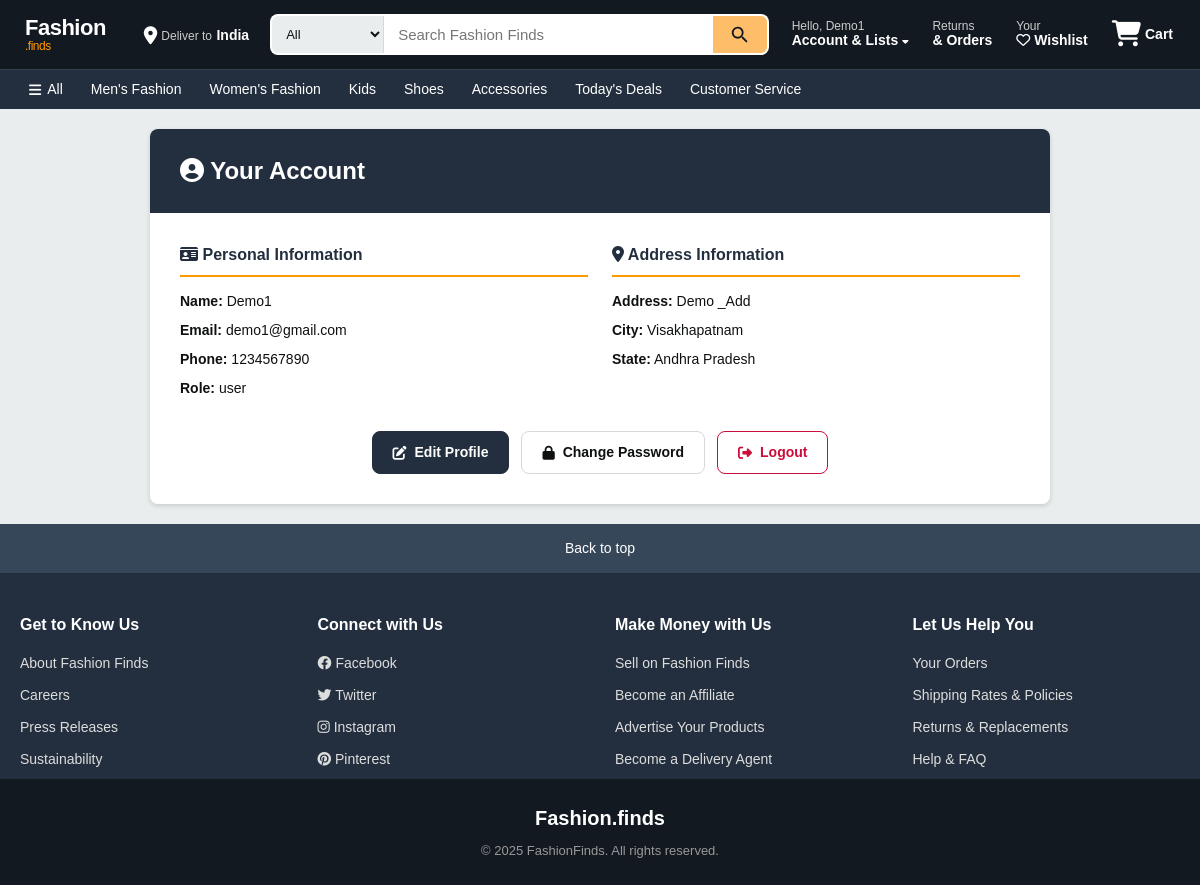
The app's page /auth/account (signed in) with its own data.
### app/models.py (models this page shows, shortened)
class User(db.Model, UserMixin):
    __tablename__ = 'users'
    id = db.Column(db.Integer, primary_key=True)
    name = db.Column(db.String(100), nullable=False)
    phone = db.Column(db.String(15), nullable=False)
    email = db.Column(db.String(100), unique=True, nullable=False)
    password = db.Column(db.String(255), nullable=False)
    address = db.Column(db.Text, nullable=False)
    state = db.Column(db.String(50), nullable=False)
    city = db.Column(db.String(50), nullable=False)
    pincode = db.Column(db.String(10), nullable=False)
    reset_token = db.Column(db.String(255), nullable=True)
    reset_token_expiry = db.Column(db.DateTime, nullable=True)
    approved = db.Column(db.Boolean, default=False)
    role = db.Column(db.String(10), nullable=False)

### app/auth.py (the view)
@auth_bp.route("/account")
@login_required
def account():
    return render_template("account.html", user=current_user)

### app/templates/account.html (shortened to what this page needs)
{% extends 'base.html' %}
{% block content %}
<div class="account-container">
    <div class="account-card">
        <div class="account-header">
            <h3><i class="fas fa-user-circle"></i> Your Account</h3>
        </div>
        <div class="account-body">
            <div class="account-row">
                <div class="account-column">
                    <h5 class="account-subtitle"><i class="fas fa-id-card"></i> Personal Information</h5>
                    <div class="account-details">
                        <p><strong>Name:</strong> {{ current_user.name }}</p>
                        <p><strong>Email:</strong> {{ current_user.email }}</p>
                        <p><strong>Phone:</strong> {{ current_user.phone }}</p>
                        <p><strong>Role:</strong> {{ current_user.role }}</p>
                    </div>
                </div>
                <div class="account-column">
                    <h5 class="account-subtitle"><i class="fas fa-map-marker-alt"></i> Address Information</h5>
                    <div class="account-details">
                        <p><strong>Address:</strong> {{ current_user.address }}</p>
                        <p><strong>City:</strong> {{ current_user.city }}</p>
                        <p><strong>State:</strong> {{ current_user.state }}</p>
                    </div>
                </div>
            </div>
            <div class="account-actions">
                <a href="{{ url_for('auth.update_profile') }}" class="account-button account-button-primary">
                    <i class="fas fa-edit"></i> Edit Profile
                </a>
                <a href="{{ url_for('auth.update_password') }}" class="account-button account-button-outline">
                    <i class="fas fa-lock"></i> Change Password
                </a>
                <a href="{{ url_for('auth.logout') }}" class="account-button account-button-danger">
                    <i class="fas fa-sign-out-alt"></i> Logout
                </a>
            </div>
        </div>
    </div>
</div>
{% endblock %}

### app/templates/navbar.html (shortened to what this page needs)
<div class="nav-container">
    <div class="navbar-top">
        <div class="logo">
            <a href="/">Fashion<span class="logo-accent">.finds</span></a>
        </div>
        <div class="deliver-to">
            <i class="fas fa-location-dot"></i>
            <div>
                <span class="deliver-label">Deliver to</span>
                <span class="deliver-value">India</span>
            </div>
        </div>
        <div class="nav-search">
            <form action="{{ url_for('views.search') }}" method="GET" class="search-bar">
                <select name="category" class="search-category">
                    <option value="">All</option>
                </select>
                <input type="text" name="query" class="search-input"
                       placeholder="Search Fashion Finds" required>
                <button type="submit" class="search-button">
                </button>
            </form>
        </div>
        <div class="nav-actions">
            <div class="dropdown">
                <a href="{{ url_for('auth.account') }}" class="nav-action-item">
                    <span class="nav-action-label">Hello, {% if current_user.is_authenticated %}{{ current_user.name }}{% else %}sign in{% endif %}</span>
                    <span class="nav-action-value">Account & Lists <i class="fas fa-caret-down" style="font-size:10px"></i></span>
                </a>
            </div>
            <a href="{{ url_for('views.my_orders') }}" class="nav-action-item">
                <span class="nav-action-label">Returns</span>
                <span class="nav-action-value">& Orders</span>
            </a>
            <a href="/wishlist" class="nav-action-item">
                <span class="nav-action-label">Your</span>
                <span class="nav-action-value"><i class="far fa-heart"></i> Wishlist</span>
            </a>
            <a href="/cart" class="nav-cart">
                <span class="cart-icon-wrap">
                    <i class="fas fa-shopping-cart"></i>
                </span>
                <span class="cart-label">Cart</span>
            </a>
        </div>
    </div>
    <div class="navbar-bottom">
        <div class="navbar-bottom-inner">
            <a href="/" class="nav-cat-link"><i class="fas fa-bars"></i> All</a>
            <a href="{{ url_for('views.products_by_category', category_name='Men') }}" class="nav-cat-link">Men's Fashion</a>
            <a href="{{ url_for('views.products_by_category', category_name='Women') }}" class="nav-cat-link">Women's Fashion</a>
            <a href="{{ url_for('views.products_by_category', category_name='Kids') }}" class="nav-cat-link">Kids</a>
            <a href="{{ url_for('views.products_by_category', category_name='Shoes') }}" class="nav-cat-link">Shoes</a>
            <a href="{{ url_for('views.products_by_category', category_name='Accessories') }}" class="nav-cat-link">Accessories</a>
            <a href="{{ url_for('views.search') }}?query=sale" class="nav-cat-link">Today's Deals</a>
            <a href="{{ url_for('views.contact') }}" class="nav-cat-link">Customer Service</a>
        </div>
    </div>
</div>

### records on screen
User: name "Demo1", email "demo1@gmail.com", phone "1234567890", role "user", address "Demo _Add", city "Visakhapatnam", state "Andhra Pradesh"
